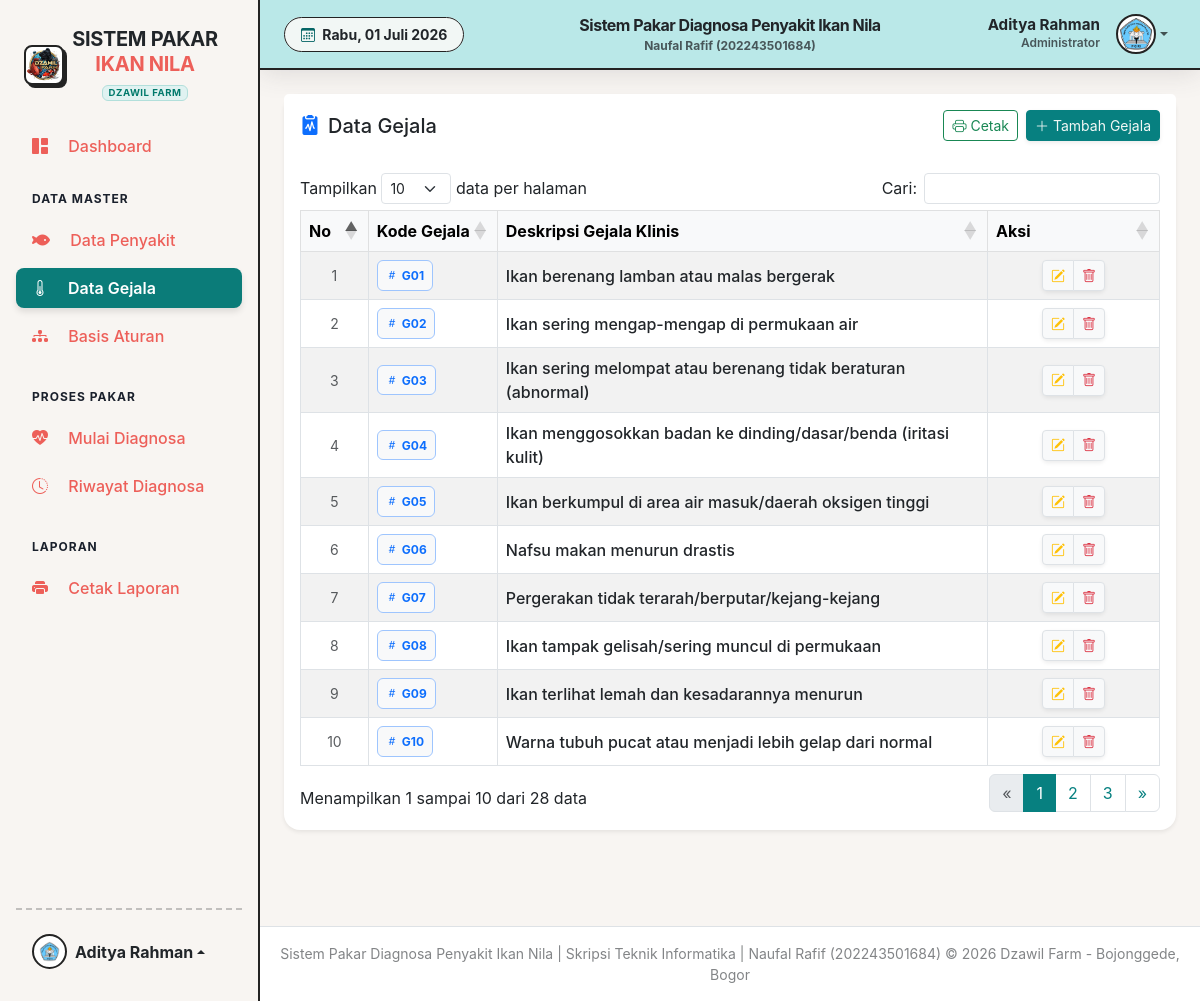
The app's page /pages/admin/gejala.php (signed in) with its own data.
### tables this page shows
CREATE TABLE `tbl_gejala` (
  `kode_gejala` varchar(10) NOT NULL,
  `nama_gejala` varchar(255) NOT NULL
);

### config/database.php (called while the page is built, shortened)
<?php
$base_url = 'http://localhost/sistem_pakar_ikan_nila/';
?>

### pages/admin/gejala.php (the view, shortened to what this page needs)
<?php
require_once '../../config/database.php';
require_once '../../includes/header.php';
try {
    $gejala = $pdo->query("SELECT * FROM tbl_gejala ORDER BY CAST(SUBSTRING(kode_gejala, 2) AS UNSIGNED) ASC")->fetchAll();
} catch (PDOException $e) { die("Error: " . $e->getMessage()); }
?>
<div class="card shadow-sm border-0 mb-4 rounded-4">
    <div class="card-header bg-white py-3 d-flex justify-content-between align-items-center border-bottom-0">
        <h5 class="m-0 font-weight-bold text-dark"><i class="bi bi-clipboard2-pulse-fill me-2 text-primary"></i>Data Gejala</h5>
        <div class="d-flex gap-2">
            <a href="../../process/print_gejala.php?format=pdf" target="_blank" class="btn btn-outline-success btn-sm"><i class="bi bi-printer"></i> Cetak</a>
            <button class="btn btn-primary btn-sm shadow-sm" data-bs-toggle="modal" data-bs-target="#tambahGejalaModal"><i class="bi bi-plus-lg"></i> Tambah Gejala</button>
        </div>
    </div>
    <div class="card-body p-3">
        <div class="table-responsive">
            <table class="table table-hover table-striped table-bordered align-middle" id="dataTable" width="100%">
                <thead class="table-light text-muted text-center">
                    <tr>
                        <th width="8%">No</th>
                        <th width="15%">Kode Gejala</th>
                        <th width="57%">Deskripsi Gejala Klinis</th>
                        <th width="20%">Aksi</th>
                    </tr>
                </thead>
                <tbody>
                    <?php foreach ($gejala as $key => $g): ?>
                    <tr>
                        <td class="text-center text-muted small"><?= $key + 1 ?></td>
                        <td><span class="badge bg-light text-primary border border-primary-subtle px-2 py-2"><i class="bi bi-hash me-1"></i><?= htmlspecialchars($g['kode_gejala']) ?></span></td>
                        <td class="fw-medium text-dark"><?= htmlspecialchars($g['nama_gejala']) ?></td>
                        <td class="text-center">
                            <div class="btn-group shadow-sm">
                                <button type="button" class="btn btn-sm btn-light border text-warning edit-gejala" data-id="<?= $g['kode_gejala'] ?>"><i class="bi bi-pencil-square"></i></button>
                                <button type="button" class="btn btn-sm btn-light border text-danger" onclick="confirmDelete('<?= $g['kode_gejala'] ?>')"><i class="bi bi-trash"></i></button>
                            </div>
                        </td>
                    </tr>
                    <?php endforeach; ?>
                </tbody>
            </table>
        </div>
    </div>
</div>
<?php require_once '../../includes/footer.php'; ?>

### includes/header.php (shortened to what this page needs)
<?php
require_once '../../config/database.php';
$id_admin = $_SESSION['id_admin'];
$stmt = $pdo->prepare("SELECT * FROM tbl_admin WHERE id_admin = ?");
$stmt->execute([$id_admin]);
$admin = $stmt->fetch(PDO::FETCH_ASSOC);
?>
<!DOCTYPE html>
<html lang="id">
<head>
    <link href="https://cdn.jsdelivr.net/npm/bootstrap-icons/font/bootstrap-icons.css" rel="stylesheet">
    <link rel="stylesheet" href="https://cdnjs.cloudflare.com/ajax/libs/font-awesome/6.5.1/css/all.min.css">
    <link href="https://cdn.jsdelivr.net/npm/bootstrap@5.3.0/dist/css/bootstrap.min.css" rel="stylesheet">
    <link rel="stylesheet" href="https://cdn.jsdelivr.net/npm/bootstrap-icons@1.10.5/font/bootstrap-icons.css">
    <link rel="stylesheet" href="<?= $base_url ?>assets/css/style.css">
    <link href="https://cdn.datatables.net/1.13.6/css/dataTables.bootstrap5.min.css" rel="stylesheet">
</head>
<body>
    <div class="wrapper d-flex">
        <?php include 'sidebar.php'; ?>
        <div class="main flex-grow-1 d-flex flex-column pt-5 pt-md-0 mt-4 mt-md-0">
            <nav class="navbar navbar-expand navbar-light topbar mb-4 static-top px-4"
                style="background-color: var(--coba); border-bottom: 2px solid var(--dark); height: 70px;">
                <div class="d-none d-sm-inline-block form-inline mr-auto ml-md-3 my-2 my-md-0 mw-100">
                    <span class="text-dark small fw-bold px-3 py-2 rounded-pill" style="background-color: var(--light); border: 1px solid var(--dark);">
                        <i class="bi bi-calendar3 me-1" style="color: var(--primary-dark);"></i>
                        <?php
                        $hari = ['Sunday' => 'Minggu', 'Monday' => 'Senin', 'Tuesday' => 'Selasa', 'Wednesday' => 'Rabu', 'Thursday' => 'Kamis', 'Friday' => 'Jumat', 'Saturday' => 'Sabtu'];
                        $bulan = [1 => 'Januari', 'Februari', 'Maret', 'April', 'Mei', 'Juni', 'Juli', 'Agustus', 'September', 'Oktober', 'November', 'Desember'];
                        echo $hari[date('l')] . ', ' . date('d') . ' ' . $bulan[(int)date('m')] . ' ' . date('Y');
                        ?>
                    </span>
                </div>
                <div class="position-absolute start-50 translate-middle-x text-center d-none d-md-block">
                    <span class="fw-bolder text-dark" style="font-size: 1rem; letter-spacing: -0.5px;">
                        Sistem Pakar Diagnosa Penyakit Ikan Nila
                    </span>
                    <div class="small fw-bold text-muted" style="font-size: 0.75rem;">
                        Naufal Rafif (202243501684)
                    </div>
                </div>
                <ul class="navbar-nav ms-auto align-items-center">
                    <li class="nav-item dropdown no-arrow position-relative">
                        <a class="nav-link dropdown-toggle d-flex align-items-center rounded-3 p-2" href="#" id="userDropdown" role="button" data-bs-toggle="dropdown" data-bs-display="static" aria-expanded="false" style="transition: all 0.2s;">
                            <div class="text-end me-3 d-none d-lg-block">
                                <span class="d-block text-dark fw-bold" style="font-size: 0.95rem; line-height: 1.2;"><?= htmlspecialchars($admin['nama_admin']) ?></span>
                                <span class="d-block text-muted fw-semibold" style="font-size: 0.75rem;">Administrator</span>
                            </div>
                            <div class="img-profile rounded-circle d-flex align-items-center justify-content-center overflow-hidden"
                                style="border: 2px solid var(--dark); width: 40px; height: 40px; background-color: white;">
                                <img src="<?= $base_url ?>assets/img/logo4.png" alt="Logo" style="width: 100%; height: 100%; object-fit: cover;">
                            </div>
                        </a>
                    </li>
                </ul>
            </nav>
            <div class="container-fluid px-4 flex-grow-1 pb-5">

### assets/css/style.css (style rules this page uses)
:root { --bg-main: #f8f5f2; --headline: #232323; --paragraph: #222525; --primary: #078080; --primary-dark: #066666; --secondary: #f45d48; --tertiary: #d9376e; --highlight: #ff8e3c; --main-illustration: #fffffe; --stroke: #232323; --success: #078080; --info: #ff8e3c; --warning: #ff8e3c; --danger: #f45d48; --light: #f2f7f5; --dark: #232323; --coba: #bae8e8; }
body { font-family: 'Nunito', -apple-system, BlinkMacSystemFont, 'Segoe UI', Roboto, 'Helvetica Neue', Arial, sans-serif; background-color: var(--bg-main); color: var(--paragraph); }
.wrapper { display: flex; width: 100%; min-height: 100vh; }
a { color: var(--primary); }
.main { width: 100%; overflow-x: hidden; background-color: var(--bg-main); }
.topbar { height: 4.375rem; box-shadow: 0 0.15rem 1.75rem 0 rgba(58, 59, 69, 0.15); }
.img-profile { height: 2rem; width: 2rem; }
.card { border: none; border-radius: 12px; box-shadow: 0 0.15rem 1.75rem 0 rgba(58, 59, 69, 0.1); transition: all 0.3s ease; }
.card-header { background-color: var(--main-illustration); border-bottom: 1px solid var(--stroke); }
.table-responsive { overflow-x: auto; }
.btn-primary { background-color: var(--primary); border-color: var(--primary); color: var(--light); }

### records on screen
tbl_gejala: kode_gejala "G01", nama_gejala "Ikan berenang lamban atau malas bergerak"
tbl_gejala: kode_gejala "G02", nama_gejala "Ikan sering mengap-mengap di permukaan air"
tbl_gejala: kode_gejala "G03", nama_gejala "Ikan sering melompat atau berenang tidak beraturan (abnormal)"
tbl_gejala: kode_gejala "G04", nama_gejala "Ikan menggosokkan badan ke dinding/dasar/benda (iritasi kulit)"
tbl_gejala: kode_gejala "G05", nama_gejala "Ikan berkumpul di area air masuk/daerah oksigen tinggi"
tbl_gejala: kode_gejala "G06", nama_gejala "Nafsu makan menurun drastis"
tbl_gejala: kode_gejala "G07", nama_gejala "Pergerakan tidak terarah/berputar/kejang-kejang"
tbl_gejala: kode_gejala "G08", nama_gejala "Ikan tampak gelisah/sering muncul di permukaan"
tbl_gejala: kode_gejala "G09", nama_gejala "Ikan terlihat lemah dan kesadarannya menurun"
tbl_gejala: kode_gejala "G10", nama_gejala "Warna tubuh pucat atau menjadi lebih gelap dari normal"

### other values on screen
$_SESSION['nama_admin'] "Aditya Rahman"
$admin['nama_admin'] "Aditya Rahman"
